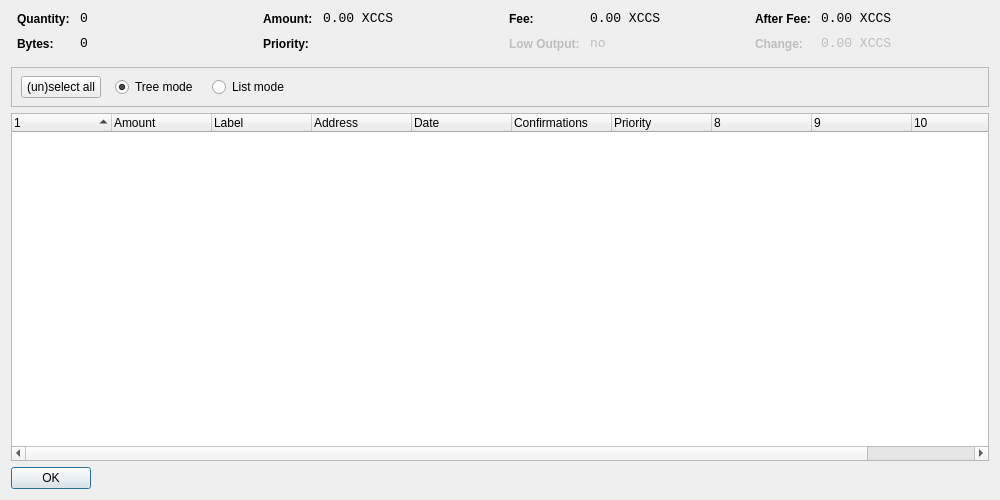
<?xml version="1.0" encoding="UTF-8"?>
<ui version="4.0">
 <class>CoinControlDialog</class>
 <widget class="QDialog" name="CoinControlDialog">
  <property name="geometry">
   <rect>
    <x>0</x>
    <y>0</y>
    <width>1000</width>
    <height>500</height>
   </rect>
  </property>
  <property name="windowTitle">
   <string>Coin Control</string>
  </property>
  <property name="styleSheet">
   <string notr="true">background-image: url(:/images/bgx);</string>
  </property>
  <layout class="QVBoxLayout" name="verticalLayout">
   <item>
    <layout class="QHBoxLayout" name="horizontalLayoutTop" stretch="0,0,0,0">
     <property name="topMargin">
      <number>0</number>
     </property>
     <property name="bottomMargin">
      <number>10</number>
     </property>
     <item>
      <layout class="QFormLayout" name="formLayoutCoinControl1">
       <property name="horizontalSpacing">
        <number>10</number>
       </property>
       <property name="verticalSpacing">
        <number>10</number>
       </property>
       <property name="leftMargin">
        <number>6</number>
       </property>
       <property name="rightMargin">
        <number>6</number>
       </property>
       <item row="0" column="0">
        <widget class="QLabel" name="labelCoinControlQuantityText">
         <property name="styleSheet">
          <string notr="true">font-weight:bold;</string>
         </property>
         <property name="text">
          <string>Quantity:</string>
         </property>
        </widget>
       </item>
       <item row="0" column="1">
        <widget class="QLabel" name="labelCoinControlQuantity">
         <property name="font">
          <font>
           <family>Monospace</family>
           <pointsize>10</pointsize>
          </font>
         </property>
         <property name="cursor">
          <cursorShape>IBeamCursor</cursorShape>
         </property>
         <property name="contextMenuPolicy">
          <enum>Qt::ActionsContextMenu</enum>
         </property>
         <property name="text">
          <string notr="true">0</string>
         </property>
         <property name="textInteractionFlags">
          <set>Qt::LinksAccessibleByMouse|Qt::TextSelectableByKeyboard|Qt::TextSelectableByMouse</set>
         </property>
        </widget>
       </item>
       <item row="1" column="0">
        <widget class="QLabel" name="labelCoinControlBytesText">
         <property name="styleSheet">
          <string notr="true">font-weight:bold;</string>
         </property>
         <property name="text">
          <string>Bytes:</string>
         </property>
        </widget>
       </item>
       <item row="1" column="1">
        <widget class="QLabel" name="labelCoinControlBytes">
         <property name="font">
          <font>
           <family>Monospace</family>
           <pointsize>10</pointsize>
          </font>
         </property>
         <property name="cursor">
          <cursorShape>IBeamCursor</cursorShape>
         </property>
         <property name="contextMenuPolicy">
          <enum>Qt::ActionsContextMenu</enum>
         </property>
         <property name="text">
          <string notr="true">0</string>
         </property>
         <property name="textInteractionFlags">
          <set>Qt::LinksAccessibleByMouse|Qt::TextSelectableByKeyboard|Qt::TextSelectableByMouse</set>
         </property>
        </widget>
       </item>
      </layout>
     </item>
     <item>
      <layout class="QFormLayout" name="formLayoutCoinControl2">
       <property name="horizontalSpacing">
        <number>10</number>
       </property>
       <property name="verticalSpacing">
        <number>10</number>
       </property>
       <property name="leftMargin">
        <number>6</number>
       </property>
       <property name="rightMargin">
        <number>6</number>
       </property>
       <item row="0" column="0">
        <widget class="QLabel" name="labelCoinControlAmountText">
         <property name="styleSheet">
          <string notr="true">font-weight:bold;</string>
         </property>
         <property name="text">
          <string>Amount:</string>
         </property>
        </widget>
       </item>
       <item row="0" column="1">
        <widget class="QLabel" name="labelCoinControlAmount">
         <property name="font">
          <font>
           <family>Monospace</family>
           <pointsize>10</pointsize>
          </font>
         </property>
         <property name="cursor">
          <cursorShape>IBeamCursor</cursorShape>
         </property>
         <property name="contextMenuPolicy">
          <enum>Qt::ActionsContextMenu</enum>
         </property>
         <property name="text">
          <string notr="true">0.00 XCCS</string>
         </property>
         <property name="textInteractionFlags">
          <set>Qt::LinksAccessibleByMouse|Qt::TextSelectableByKeyboard|Qt::TextSelectableByMouse</set>
         </property>
        </widget>
       </item>
       <item row="1" column="0">
        <widget class="QLabel" name="labelCoinControlPriorityText">
         <property name="styleSheet">
          <string notr="true">font-weight:bold;</string>
         </property>
         <property name="text">
          <string>Priority:</string>
         </property>
        </widget>
       </item>
       <item row="1" column="1">
        <widget class="QLabel" name="labelCoinControlPriority">
         <property name="font">
          <font>
           <family>Monospace</family>
           <pointsize>10</pointsize>
          </font>
         </property>
         <property name="cursor">
          <cursorShape>IBeamCursor</cursorShape>
         </property>
         <property name="contextMenuPolicy">
          <enum>Qt::ActionsContextMenu</enum>
         </property>
         <property name="text">
          <string/>
         </property>
         <property name="textInteractionFlags">
          <set>Qt::LinksAccessibleByMouse|Qt::TextSelectableByKeyboard|Qt::TextSelectableByMouse</set>
         </property>
        </widget>
       </item>
      </layout>
     </item>
     <item>
      <layout class="QFormLayout" name="formLayoutCoinControl3">
       <property name="horizontalSpacing">
        <number>10</number>
       </property>
       <property name="verticalSpacing">
        <number>10</number>
       </property>
       <property name="leftMargin">
        <number>6</number>
       </property>
       <property name="rightMargin">
        <number>6</number>
       </property>
       <item row="0" column="0">
        <widget class="QLabel" name="labelCoinControlFeeText">
         <property name="styleSheet">
          <string notr="true">font-weight:bold;</string>
         </property>
         <property name="text">
          <string>Fee:</string>
         </property>
        </widget>
       </item>
       <item row="0" column="1">
        <widget class="QLabel" name="labelCoinControlFee">
         <property name="font">
          <font>
           <family>Monospace</family>
           <pointsize>10</pointsize>
          </font>
         </property>
         <property name="cursor">
          <cursorShape>IBeamCursor</cursorShape>
         </property>
         <property name="contextMenuPolicy">
          <enum>Qt::ActionsContextMenu</enum>
         </property>
         <property name="text">
          <string notr="true">0.00 XCCS</string>
         </property>
         <property name="textInteractionFlags">
          <set>Qt::LinksAccessibleByMouse|Qt::TextSelectableByKeyboard|Qt::TextSelectableByMouse</set>
         </property>
        </widget>
       </item>
       <item row="1" column="0">
        <widget class="QLabel" name="labelCoinControlLowOutputText">
         <property name="enabled">
          <bool>false</bool>
         </property>
         <property name="styleSheet">
          <string notr="true">font-weight:bold;</string>
         </property>
         <property name="text">
          <string>Low Output:</string>
         </property>
        </widget>
       </item>
       <item row="1" column="1">
        <widget class="QLabel" name="labelCoinControlLowOutput">
         <property name="enabled">
          <bool>false</bool>
         </property>
         <property name="font">
          <font>
           <family>Monospace</family>
           <pointsize>10</pointsize>
          </font>
         </property>
         <property name="cursor">
          <cursorShape>IBeamCursor</cursorShape>
         </property>
         <property name="contextMenuPolicy">
          <enum>Qt::ActionsContextMenu</enum>
         </property>
         <property name="text">
          <string notr="true">no</string>
         </property>
         <property name="textInteractionFlags">
          <set>Qt::LinksAccessibleByMouse|Qt::TextSelectableByKeyboard|Qt::TextSelectableByMouse</set>
         </property>
        </widget>
       </item>
      </layout>
     </item>
     <item>
      <layout class="QFormLayout" name="formLayoutCoinControl4">
       <property name="horizontalSpacing">
        <number>10</number>
       </property>
       <property name="verticalSpacing">
        <number>10</number>
       </property>
       <property name="leftMargin">
        <number>6</number>
       </property>
       <property name="rightMargin">
        <number>6</number>
       </property>
       <item row="0" column="0">
        <widget class="QLabel" name="labelCoinControlAfterFeeText">
         <property name="styleSheet">
          <string notr="true">font-weight:bold;</string>
         </property>
         <property name="text">
          <string>After Fee:</string>
         </property>
        </widget>
       </item>
       <item row="0" column="1">
        <widget class="QLabel" name="labelCoinControlAfterFee">
         <property name="font">
          <font>
           <family>Monospace</family>
           <pointsize>10</pointsize>
          </font>
         </property>
         <property name="cursor">
          <cursorShape>IBeamCursor</cursorShape>
         </property>
         <property name="contextMenuPolicy">
          <enum>Qt::ActionsContextMenu</enum>
         </property>
         <property name="text">
          <string notr="true">0.00 XCCS</string>
         </property>
         <property name="textInteractionFlags">
          <set>Qt::LinksAccessibleByMouse|Qt::TextSelectableByKeyboard|Qt::TextSelectableByMouse</set>
         </property>
        </widget>
       </item>
       <item row="1" column="0">
        <widget class="QLabel" name="labelCoinControlChangeText">
         <property name="enabled">
          <bool>false</bool>
         </property>
         <property name="styleSheet">
          <string notr="true">font-weight:bold;</string>
         </property>
         <property name="text">
          <string>Change:</string>
         </property>
        </widget>
       </item>
       <item row="1" column="1">
        <widget class="QLabel" name="labelCoinControlChange">
         <property name="enabled">
          <bool>false</bool>
         </property>
         <property name="font">
          <font>
           <family>Monospace</family>
           <pointsize>10</pointsize>
          </font>
         </property>
         <property name="cursor">
          <cursorShape>IBeamCursor</cursorShape>
         </property>
         <property name="contextMenuPolicy">
          <enum>Qt::ActionsContextMenu</enum>
         </property>
         <property name="text">
          <string notr="true">0.00 XCCS</string>
         </property>
         <property name="textInteractionFlags">
          <set>Qt::LinksAccessibleByMouse|Qt::TextSelectableByKeyboard|Qt::TextSelectableByMouse</set>
         </property>
        </widget>
       </item>
      </layout>
     </item>
    </layout>
   </item>
   <item>
    <widget class="QFrame" name="frame">
     <property name="minimumSize">
      <size>
       <width>0</width>
       <height>40</height>
      </size>
     </property>
     <property name="frameShape">
      <enum>QFrame::StyledPanel</enum>
     </property>
     <property name="frameShadow">
      <enum>QFrame::Sunken</enum>
     </property>
     <widget class="QWidget" name="horizontalLayoutWidget">
      <property name="geometry">
       <rect>
        <x>10</x>
        <y>0</y>
        <width>781</width>
        <height>41</height>
       </rect>
      </property>
      <layout class="QHBoxLayout" name="horizontalLayoutPanel" stretch="0,0,0,0">
       <property name="spacing">
        <number>14</number>
       </property>
       <item>
        <widget class="QPushButton" name="pushButtonSelectAll">
         <property name="sizePolicy">
          <sizepolicy hsizetype="Maximum" vsizetype="Fixed">
           <horstretch>0</horstretch>
           <verstretch>0</verstretch>
          </sizepolicy>
         </property>
         <property name="text">
          <string>(un)select all</string>
         </property>
        </widget>
       </item>
       <item>
        <widget class="QRadioButton" name="radioTreeMode">
         <property name="sizePolicy">
          <sizepolicy hsizetype="Maximum" vsizetype="Fixed">
           <horstretch>0</horstretch>
           <verstretch>0</verstretch>
          </sizepolicy>
         </property>
         <property name="text">
          <string>Tree mode</string>
         </property>
         <property name="checked">
          <bool>true</bool>
         </property>
        </widget>
       </item>
       <item>
        <widget class="QRadioButton" name="radioListMode">
         <property name="sizePolicy">
          <sizepolicy hsizetype="Maximum" vsizetype="Fixed">
           <horstretch>0</horstretch>
           <verstretch>0</verstretch>
          </sizepolicy>
         </property>
         <property name="text">
          <string>List mode</string>
         </property>
        </widget>
       </item>
       <item>
        <spacer name="horizontalSpacer">
         <property name="orientation">
          <enum>Qt::Horizontal</enum>
         </property>
         <property name="sizeHint" stdset="0">
          <size>
           <width>40</width>
           <height>20</height>
          </size>
         </property>
        </spacer>
       </item>
      </layout>
     </widget>
    </widget>
   </item>
   <item>
    <widget class="CoinControlTreeWidget" name="treeWidget">
     <property name="contextMenuPolicy">
      <enum>Qt::CustomContextMenu</enum>
     </property>
     <property name="sortingEnabled">
      <bool>false</bool>
     </property>
     <property name="columnCount">
      <number>11</number>
     </property>
     <attribute name="headerShowSortIndicator" stdset="0">
      <bool>true</bool>
     </attribute>
     <attribute name="headerStretchLastSection">
      <bool>false</bool>
     </attribute>
     <column>
      <property name="text">
       <string/>
      </property>
     </column>
     <column>
      <property name="text">
       <string>Amount</string>
      </property>
     </column>
     <column>
      <property name="text">
       <string>Label</string>
      </property>
     </column>
     <column>
      <property name="text">
       <string>Address</string>
      </property>
     </column>
     <column>
      <property name="text">
       <string>Date</string>
      </property>
     </column>
     <column>
      <property name="text">
       <string>Confirmations</string>
      </property>
      <property name="toolTip">
       <string>Confirmed</string>
      </property>
     </column>
     <column>
      <property name="text">
       <string>Priority</string>
      </property>
     </column>
     <column>
      <property name="text">
       <string/>
      </property>
     </column>
     <column>
      <property name="text">
       <string/>
      </property>
     </column>
     <column>
      <property name="text">
       <string/>
      </property>
     </column>
     <column>
      <property name="text">
       <string/>
      </property>
     </column>
    </widget>
   </item>
   <item>
    <widget class="QDialogButtonBox" name="buttonBox">
     <property name="sizePolicy">
      <sizepolicy hsizetype="Maximum" vsizetype="Fixed">
       <horstretch>0</horstretch>
       <verstretch>0</verstretch>
      </sizepolicy>
     </property>
     <property name="orientation">
      <enum>Qt::Horizontal</enum>
     </property>
     <property name="standardButtons">
      <set>QDialogButtonBox::Ok</set>
     </property>
    </widget>
   </item>
  </layout>
 </widget>
 <customwidgets>
  <customwidget>
   <class>CoinControlTreeWidget</class>
   <extends>QTreeWidget</extends>
   <header>coincontroltreewidget.h</header>
  </customwidget>
 </customwidgets>
 <resources/>
 <connections/>
</ui>
